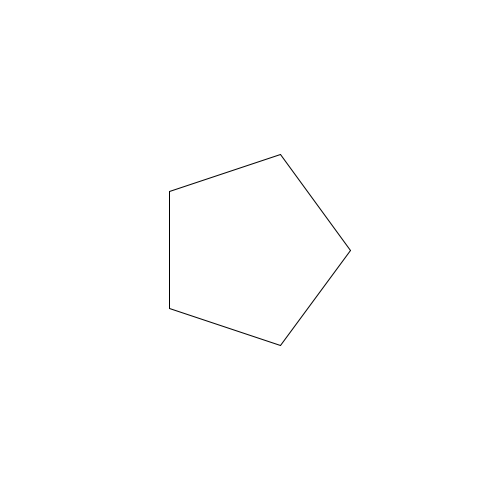
Frame 1 (no input)
Frame 60 (the mouse pressed at the canvas centre just before this capture): identical to frame 1, image omitted
Frame 120 (the mouse held since frame 60 and released just before this capture): identical to frame 1, image omitted

The Processing sketch that drew this single still picture (run headless with seeded random() and noise(); from frame 60 on, the mouse is pressed at the canvas centre):

// Processing sketch: polygon2
// ── polygon2.pde
float[] px = new float[5];
float[] py = new float[5];

void setup() {
  size(500,500);
}

void draw() {
  background(255);
  polygon(width/2,height/2,100,5);
}

void polygon(float x,float y,float radius,int points) {
  for (int i=0; i<points; i++) {
    px[i] = x + radius * cos(i * TWO_PI/points);
    py[i] = y + radius * sin(i * TWO_PI/points);
  }
  int n = px.length;
  for (int i=0; i<n; i++) {
    line(px[i%n],py[i%n],px[(i+1)%n],py[(i+1)%n]);
  }
}
